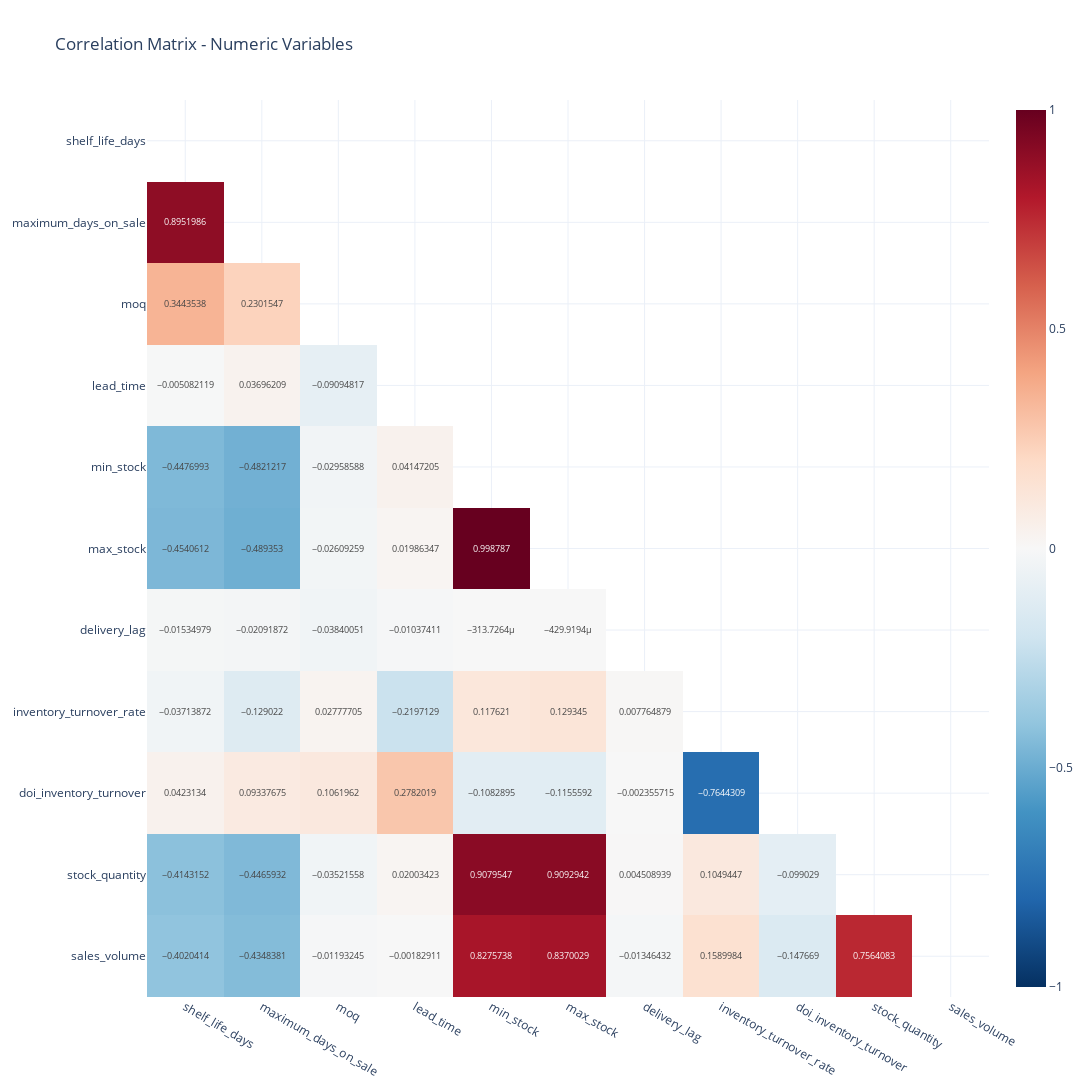

Write notebook code for a chart like this one.
### Code cell
# Calculate the correlation matrix for all numeric columns
correlation_matrix = df_ts[numeric_cols].corr()

# Hide the top half of the matrix to avoid repeating values
mask = np.tril(np.ones(correlation_matrix.shape), k=-1)
masked_corr = correlation_matrix.where(mask == 1)

# Create a heatmap visualization of the correlation matrix
fig_corr = px.imshow(masked_corr,
                    title='Correlation Matrix - Numeric Variables',
                    color_continuous_scale='RdBu_r',  # Red-Blue reversed color scale
                    aspect="auto",                   # Automatic aspect ratio
                    text_auto=True,                  # Display correlation values on cells
                    zmin=-1, zmax=1)                 # Fix color scale from -1 to +1

# Adjust the figure dimensions
fig_corr.update_layout(width=1200, height=1200)

# Display the interactive heatmap
fig_corr.show()

### Figure 1 — Plotly figure (JSON) as saved in the notebook; plotly's stock layout.template omitted (floating-point values rounded to 4 significant figures)
{"data": [{"coloraxis": "coloraxis", "hovertemplate": "x: %{x}<br>y: %{y}<br>color: %{z}<extra></extra>", "name": "0", "texttemplate": "%{z}", "type": "heatmap", "x": ["shelf_life_days", "maximum_days_on_sale", "moq", "lead_time", "min_stock", "max_stock", "delivery_lag", "inventory_turnover_rate", "doi_inventory_turnover", "stock_quantity", "sales_volume"], "xaxis": "x", "y": ["shelf_life_days", "maximum_days_on_sale", "moq", "lead_time", "min_stock", "max_stock", "delivery_lag", "inventory_turnover_rate", "doi_inventory_turnover", "stock_quantity", "sales_volume"], "yaxis": "y", "z": [[null, null, null, null, null, null, null, null, null, null, null], [0.8952, null, null, null, null, null, null, null, null, null, null], [0.3444, 0.2302, null, null, null, null, null, null, null, null, null], [-0.005082, 0.03696, -0.09095, null, null, null, null, null, null, null, null], [-0.4477, -0.4821, -0.02959, 0.04147, null, null, null, null, null, null, null], [-0.4541, -0.4894, -0.02609, 0.01986, 0.9988, null, null, null, null, null, null], [-0.01535, -0.02092, -0.0384, -0.01037, -0.0003137, -0.0004299, null, null, null, null, null], [-0.03714, -0.129, 0.02778, -0.2197, 0.1176, 0.1293, 0.007765, null, null, null, null], [0.04231, 0.09338, 0.1062, 0.2782, -0.1083, -0.1156, -0.002356, -0.7644, null, null, null], [-0.4143, -0.4466, -0.03522, 0.02003, 0.908, 0.9093, 0.004509, 0.1049, -0.09903, null, null], [-0.402, -0.4348, -0.01193, -0.001829, 0.8276, 0.837, -0.01346, 0.159, -0.1477, 0.7564, null]]}], "layout": {"coloraxis": {"cmax": 1, "cmin": -1, "colorscale": [[0, "rgb(5,48,97)"], [0.1, "rgb(33,102,172)"], [0.2, "rgb(67,147,195)"], [0.3, "rgb(146,197,222)"], [0.4, "rgb(209,229,240)"], [0.5, "rgb(247,247,247)"], [0.6, "rgb(253,219,199)"], [0.7, "rgb(244,165,130)"], [0.8, "rgb(214,96,77)"], [0.9, "rgb(178,24,43)"], [1, "rgb(103,0,31)"]]}, "height": 1200, "title": {"text": "Correlation Matrix - Numeric Variables"}, "width": 1200, "xaxis": {"anchor": "y", "domain": [0, 1]}, "yaxis": {"anchor": "x", "autorange": "reversed", "domain": [0, 1]}}}
